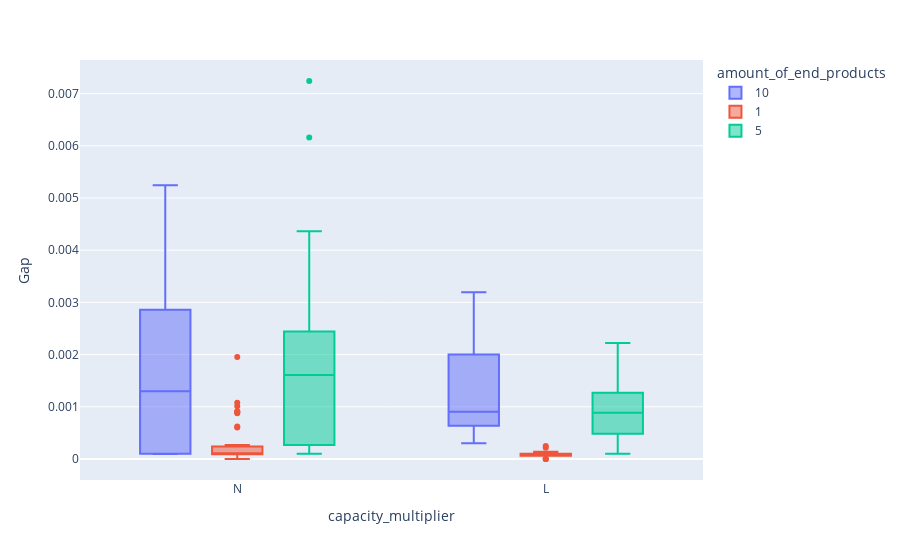

Notebook source saved alongside this figure:
### Code cell
px.box(df_formulacao1, y="Gap", color="amount_of_end_products", x="capacity_multiplier")

### Figure 1 — Plotly figure (JSON) as saved in the notebook; plotly's stock layout.template omitted (floating-point values rounded to 4 significant figures)
{"data": [{"alignmentgroup": "True", "hovertemplate": "amount_of_end_products=10<br>capacity_multiplier=%{x}<br>Gap=%{y}<extra></extra>", "legendgroup": "10", "marker": {"color": "#636efa"}, "name": "10", "notched": false, "offsetgroup": "10", "orientation": "v", "showlegend": true, "type": "box", "x": ["N", "L", "N", "N", "N", "N", "N", "N", "L", "N", "L", "L", "N", "N", "N", "N", "L", "N", "N", "L", "N", "N", "L", "N", "N", "N", "N", "L", "L", "L", "N", "L", "N", "N", "N", "N", "N", "N", "N", "N", "L", "N", "N", "L", "N", "N", "N", "N", "N", "L", "N", "N", "L", "N", "L", "L"], "x0": " ", "xaxis": "x", "y": [0.000891, 0.003196, 9.99e-05, 0.005245, 0.0006873, 0.00117, 0.0001, 0.002942, 0.0004798, 0.0007166, 0.0004466, 0.0005809, 0.001025, 0.003164, 0.003868, 0.001296, 0.002003, 0.0006564, 9.999e-05, 0.0007721, 0.00287, 0.003179, 0.002129, 0.002935, 9.924e-05, 9.65e-05, 0.001713, 0.001072, 0.0006541, 0.00109, 9.997e-05, 0.0003019, 0.0001422, 0.003993, 0.003857, 0.0001, 0.002279, 9.554e-05, 0.0001, 0.002684, 0.001385, 0.001571, 9.998e-05, 0.0009063, 0.0001, 0.001396, 0.002992, 0.00105, 0.002221, 0.001999, 0.002817, 0.00146, 0.0008557, 0.002388, 0.002889, 0.0008056], "y0": " ", "yaxis": "y"}, {"alignmentgroup": "True", "hovertemplate": "amount_of_end_products=1<br>capacity_multiplier=%{x}<br>Gap=%{y}<extra></extra>", "legendgroup": "1", "marker": {"color": "#EF553B"}, "name": "1", "notched": false, "offsetgroup": "1", "orientation": "v", "showlegend": true, "type": "box", "x": ["N", "N", "L", "L", "L", "L", "N", "N", "N", "L", "N", "N", "N", "N", "L", "L", "N", "N", "N", "N", "N", "L", "N", "N", "N", "N", "N", "N", "L", "N", "N", "N", "L", "N", "N", "N", "N", "N", "L", "N", "L", "N", "L", "N", "L", "N", "N", "N", "N", "N", "N", "N", "L", "N", "L", "L", "N", "N", "L", "N"], "x0": " ", "xaxis": "x", "y": [9.939e-05, 9.985e-05, 6.424e-05, 0, 0.0002492, 9.996e-05, 9.884e-05, 0.0001, 9.558e-05, 0, 0.0006028, 9.999e-05, 0.0002372, 9.997e-05, 9.722e-05, 0.0002167, 9.126e-05, 5.092e-05, 0.0006229, 9.79e-05, 0.0001, 9.808e-05, 9.858e-05, 0.0009073, 0.0001536, 0.0008999, 0, 7.276e-05, 0.0001401, 9.749e-05, 0.001955, 9.846e-05, 9.992e-05, 0.0001, 7.532e-05, 7.595e-05, 0.0002673, 9.786e-05, 0.0001, 7.618e-05, 9.215e-05, 9.999e-05, 8.122e-05, 0.0001, 6.048e-05, 0.0001, 0.0009105, 0.0008743, 6.17e-06, 9.947e-05, 9.243e-05, 0.001077, 9.995e-05, 9.963e-05, 0, 9.948e-05, 7.646e-05, 7.567e-05, 6.023e-05, 0.00101], "y0": " ", "yaxis": "y"}, {"alignmentgroup": "True", "hovertemplate": "amount_of_end_products=5<br>capacity_multiplier=%{x}<br>Gap=%{y}<extra></extra>", "legendgroup": "5", "marker": {"color": "#00cc96"}, "name": "5", "notched": false, "offsetgroup": "5", "orientation": "v", "showlegend": true, "type": "box", "x": ["N", "N", "N", "N", "N", "N", "L", "N", "L", "N", "N", "N", "N", "N", "L", "N", "N", "N", "N", "N", "N", "L", "N", "L", "N", "N", "N", "N", "L", "N", "L", "L", "N", "L", "N", "N", "L", "N", "L", "N", "N", "N", "L", "N", "L", "N", "N", "L", "N", "N", "N", "N", "N", "N", "N", "N", "N"], "x0": " ", "xaxis": "x", "y": [0.000115, 0.002483, 0.0003857, 0.00302, 0.0003367, 0.0001472, 0.0001523, 0.000474, 0.0004822, 0.00168, 0.001435, 0.001744, 0.001658, 0.001862, 0.0001, 0.001671, 0.007241, 0.00419, 0.000562, 9.999e-05, 0.003339, 0.0008821, 0.004364, 0.001091, 0.004025, 0.0001987, 0.002792, 9.998e-05, 0.001301, 0.001508, 0.0008919, 0.0002944, 0.006161, 0.001614, 0.003813, 0.002618, 0.00127, 0.0006601, 0.001113, 0.0001, 9.999e-05, 9.996e-05, 0.0007504, 0.001608, 0.0005985, 0.001686, 0.001092, 0.002221, 0.0002461, 0.001139, 0.002267, 9.999e-05, 0.001975, 0.0013, 0.001672, 0.0002301, 0.002322], "y0": " ", "yaxis": "y"}], "layout": {"boxmode": "group", "legend": {"title": {"text": "amount_of_end_products"}, "tracegroupgap": 0}, "margin": {"t": 60}, "xaxis": {"anchor": "y", "domain": [0, 1], "title": {"text": "capacity_multiplier"}}, "yaxis": {"anchor": "x", "domain": [0, 1], "title": {"text": "Gap"}}}}
